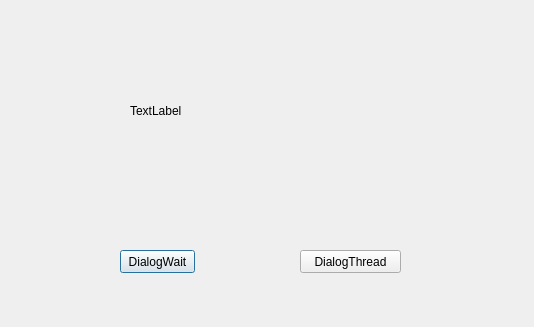
<?xml version="1.0" encoding="UTF-8"?>
<ui version="4.0">
 <class>Dialog</class>
 <widget class="QDialog" name="Dialog">
  <property name="geometry">
   <rect>
    <x>0</x>
    <y>0</y>
    <width>534</width>
    <height>327</height>
   </rect>
  </property>
  <property name="windowTitle">
   <string>Dialog</string>
  </property>
  <widget class="QPushButton" name="pushButton">
   <property name="geometry">
    <rect>
     <x>120</x>
     <y>250</y>
     <width>75</width>
     <height>23</height>
    </rect>
   </property>
   <property name="text">
    <string>DialogWait</string>
   </property>
  </widget>
  <widget class="QPushButton" name="pushButton_2">
   <property name="geometry">
    <rect>
     <x>300</x>
     <y>250</y>
     <width>101</width>
     <height>23</height>
    </rect>
   </property>
   <property name="text">
    <string>DialogThread</string>
   </property>
  </widget>
  <widget class="QLabel" name="label">
   <property name="geometry">
    <rect>
     <x>130</x>
     <y>60</y>
     <width>241</width>
     <height>101</height>
    </rect>
   </property>
   <property name="text">
    <string>TextLabel</string>
   </property>
  </widget>
 </widget>
 <layoutdefault spacing="6" margin="11"/>
 <resources/>
 <connections/>
</ui>
